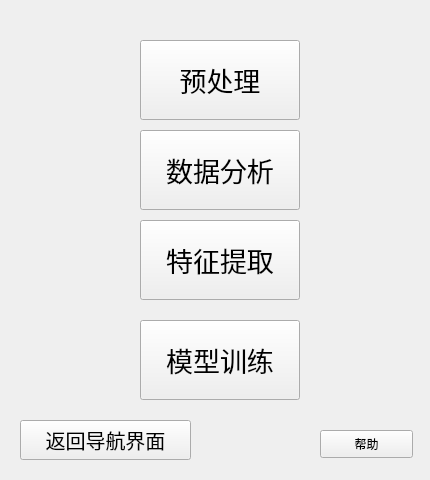
<?xml version="1.0" encoding="UTF-8"?>
<ui version="4.0">
 <class>Processing_Form</class>
 <widget class="QWidget" name="Processing_Form">
  <property name="geometry">
   <rect>
    <x>0</x>
    <y>0</y>
    <width>430</width>
    <height>480</height>
   </rect>
  </property>
  <property name="windowTitle">
   <string>Form</string>
  </property>
  <widget class="QPushButton" name="pushButton_preprocessing">
   <property name="geometry">
    <rect>
     <x>140</x>
     <y>40</y>
     <width>160</width>
     <height>80</height>
    </rect>
   </property>
   <property name="font">
    <font>
     <pointsize>20</pointsize>
    </font>
   </property>
   <property name="text">
    <string>预处理</string>
   </property>
  </widget>
  <widget class="QPushButton" name="pushButton_feature_extraction">
   <property name="geometry">
    <rect>
     <x>140</x>
     <y>220</y>
     <width>160</width>
     <height>80</height>
    </rect>
   </property>
   <property name="font">
    <font>
     <pointsize>20</pointsize>
    </font>
   </property>
   <property name="text">
    <string>特征提取</string>
   </property>
  </widget>
  <widget class="QPushButton" name="pushButton_model_training">
   <property name="geometry">
    <rect>
     <x>140</x>
     <y>320</y>
     <width>160</width>
     <height>80</height>
    </rect>
   </property>
   <property name="font">
    <font>
     <pointsize>20</pointsize>
    </font>
   </property>
   <property name="text">
    <string>模型训练</string>
   </property>
  </widget>
  <widget class="QPushButton" name="pushButton_processing_back_navigator">
   <property name="geometry">
    <rect>
     <x>20</x>
     <y>420</y>
     <width>171</width>
     <height>40</height>
    </rect>
   </property>
   <property name="font">
    <font>
     <pointsize>15</pointsize>
    </font>
   </property>
   <property name="text">
    <string>返回导航界面</string>
   </property>
  </widget>
  <widget class="QPushButton" name="pushButton_processing_help">
   <property name="geometry">
    <rect>
     <x>320</x>
     <y>430</y>
     <width>93</width>
     <height>28</height>
    </rect>
   </property>
   <property name="text">
    <string>帮助</string>
   </property>
  </widget>
  <widget class="QPushButton" name="pushButton_data_analysis">
   <property name="geometry">
    <rect>
     <x>140</x>
     <y>130</y>
     <width>160</width>
     <height>80</height>
    </rect>
   </property>
   <property name="font">
    <font>
     <pointsize>20</pointsize>
    </font>
   </property>
   <property name="text">
    <string>数据分析</string>
   </property>
  </widget>
 </widget>
 <resources/>
 <connections/>
</ui>
